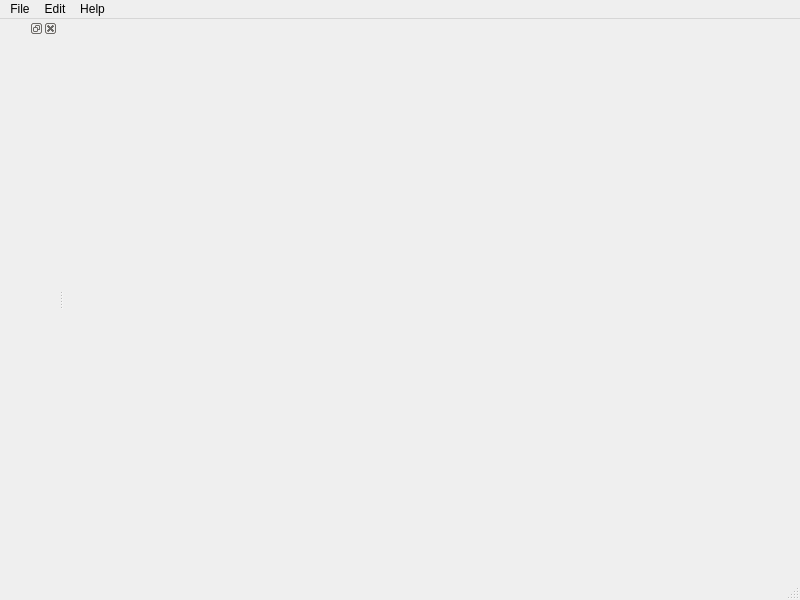
<?xml version="1.0" encoding="UTF-8"?>
<ui version="4.0">
 <class>MainWindow</class>
 <widget class="QMainWindow" name="MainWindow">
  <property name="geometry">
   <rect>
    <x>0</x>
    <y>0</y>
    <width>800</width>
    <height>600</height>
   </rect>
  </property>
  <property name="windowTitle">
   <string>MainWindow</string>
  </property>
  <widget class="QWidget" name="centralwidget">
   <property name="enabled">
    <bool>true</bool>
   </property>
   <property name="sizePolicy">
    <sizepolicy hsizetype="Preferred" vsizetype="Preferred">
     <horstretch>0</horstretch>
     <verstretch>0</verstretch>
    </sizepolicy>
   </property>
   <layout class="QHBoxLayout" name="horizontalLayout_9">
    <item>
     <widget class="TextView" name="text-view_4" native="true"/>
    </item>
   </layout>
  </widget>
  <widget class="QMenuBar" name="menubar">
   <property name="geometry">
    <rect>
     <x>0</x>
     <y>0</y>
     <width>800</width>
     <height>22</height>
    </rect>
   </property>
   <widget class="QMenu" name="menuFile">
    <property name="title">
     <string>File</string>
    </property>
    <addaction name="actionOption1"/>
    <addaction name="actionOption2"/>
    <addaction name="separator"/>
    <addaction name="actionCategory_2"/>
   </widget>
   <widget class="QMenu" name="menuEdit">
    <property name="title">
     <string>Edit</string>
    </property>
   </widget>
   <widget class="QMenu" name="menuHelp">
    <property name="title">
     <string>Help</string>
    </property>
   </widget>
   <addaction name="menuFile"/>
   <addaction name="menuEdit"/>
   <addaction name="menuHelp"/>
  </widget>
  <widget class="QStatusBar" name="statusbar"/>
  <widget class="QDockWidget" name="dockWidget_5">
   <attribute name="dockWidgetArea">
    <number>1</number>
   </attribute>
   <widget class="QWidget" name="dockWidgetContents_8">
    <layout class="QHBoxLayout" name="horizontalLayout_10">
     <item>
      <widget class="TreeView" name="tree-view"/>
     </item>
    </layout>
   </widget>
  </widget>
  <action name="actionOption1">
   <property name="text">
    <string>Option1</string>
   </property>
  </action>
  <action name="actionOption2">
   <property name="text">
    <string>Option2</string>
   </property>
  </action>
  <action name="actionCategory_2">
   <property name="text">
    <string>Section 2</string>
   </property>
  </action>
 </widget>
 <customwidgets>
  <customwidget>
   <class>TreeView</class>
   <extends>QWidget</extends>
   <header>treeview.h</header>
  </customwidget>
  <customwidget>
   <class>TextView</class>
   <extends>QWidget</extends>
   <header>textview.h</header>
  </customwidget>
 </customwidgets>
 <resources/>
 <connections/>
</ui>
